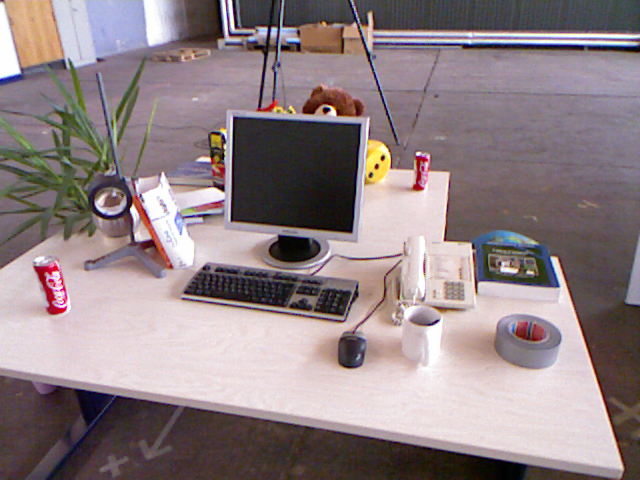
//> input picture 7_vo/a_RGB-D/5_two_rgb_Rt/rgb1.png, 640 x 480 px
$ ./findFundamentalMat   (built with g++ and OpenCV 4)
//> lines starting //> are read from the running program, lines starting //| are printed output that depends on the picture; after the words box and inside, x2 and y2 are one past the last pixel; in counts of white or black regions, pixels touching at a corner belong together
#include <iostream>
#include <vector>
#include <opencv2/core/core.hpp>
#include <opencv2/highgui/highgui.hpp>
#include <opencv2/features2d/features2d.hpp>
#include <opencv2/calib3d/calib3d.hpp>
#include <opencv2/opencv.hpp>

int main(){

    cv::Mat rgb1 = cv::imread( "../rgb1.png");
//> rgb1 is the input picture: 480 rows x 640 cols, CV_8UC3; mean B, G, R 133.1, 129.9, 144.4
    cv::Mat rgb2 = cv::imread( "../rgb2.png");
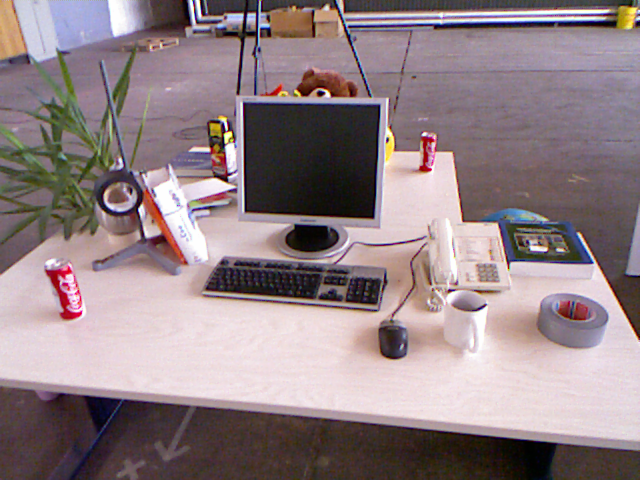
//> input picture 7_vo/a_RGB-D/5_two_rgb_Rt/rgb2.png, 640 x 480 px
//> rgb2 is the input picture: 480 rows x 640 cols, CV_8UC3; mean B, G, R 133.9, 129.9, 146.3

    cv::Ptr<cv::FeatureDetector> detector = cv::ORB::create();
    cv::Ptr<cv::DescriptorExtractor> descriptor = cv::ORB::create();

    std::vector< cv::KeyPoint > kp1, kp2;
    detector->detect( rgb1, kp1 );
//> kp1 = 500 keypoints; strongest (x, y, size): (329, 109, 31), (328, 109, 37.2), (383, 157, 31), (327, 109, 44.6)
    detector->detect( rgb2, kp2 );
//> kp2 = 500 keypoints; strongest (x, y, size): (323, 93, 31), (322, 92, 37.2), (230, 132, 31), (226, 128, 31)


    cv::Mat desp1, desp2;
    descriptor->compute( rgb1, kp1, desp1 );
    descriptor->compute( rgb2, kp2, desp2 );

    std::vector< cv::DMatch > matches;
    cv::BFMatcher matcher;
    matcher.match( desp1, desp2, matches );
//> matches = 500 matches
    std::cout<<"Find total "<<matches.size()<<" matches."<< std::endl;
//| Find total 500 matches.


    std::vector< cv::DMatch > goodMatches;
    double minDis = 9999;
    for ( size_t i=0; i<matches.size(); i++ )
    {
        if ( matches[i].distance < minDis )
            minDis = matches[i].distance;
    }
//> this loop made 500 passes
//> minDis on passes 1, 4, 15, 50, 53, 66, 120, 227, 248: 327.8, 199.8, 191.3, 183.7, 181.4, 166.1, 91.25, 73.35, 45.74
//> after the loop, minDis = 45.74

    for ( size_t i=0; i<matches.size(); i++ )
    {
        if (matches[i].distance < 10*minDis)
            goodMatches.push_back( matches[i] );
    }
//> after the loop, goodMatches = 500 matches


    std::vector< cv::Point2f > pts1, pts2;
    for (size_t i=0; i<goodMatches.size(); i++)
    {
        pts1.push_back(kp1[goodMatches[i].queryIdx].pt);
        pts2.push_back(kp2[goodMatches[i].trainIdx].pt);
    }
//> after the loop, pts1 = 500 Points (x, y), first 12: [290, 112], [220, 130], [344, 320], [37, 264], [225, 136], [56, 290], [556, 258], [303, 112], [551, 257], [330, 106], [335, 114], [414, 188]; pts2 = 500 Points (x, y), first 12: [229.8, 167.6], [221.2, 117.5], [139.7, 193.5], [49, 267], [143, 175], [226, 134.8], [142, 206], [295.2, 90.72], [577.2, 234], [253.2, 38.4], [327.6, 94.8], [420, 168]

    // 计算基础矩阵并据此绘制出前10个匹配点对应的对极线
    cv::Mat F = findFundamentalMat(pts1, pts2, cv::FM_8POINT);
//> F = [[-7.89e-08, 2.32e-06, -0.000341], [-1.05e-06, 2.72e-05, -0.00324], [0.000288, -0.00776, 1]]
    std::vector<cv::Vec<float, 3>> epilines1, epilines2;
    //计算对应点的外极线epilines是一个三元组(a,b,c)，表示点在另一视图中对应的外极线ax+by+c=0;
    computeCorrespondEpilines(pts1, 1, F, epilines1);
//> epilines1 = 500 items, first 12: [-0.2, -0.98, 418.8], [-0.68, 0.74, 635.3], [0.07, 1, -271.4], [0.07, 1, -266.3], [-0.2, 0.98, 39.05], [0.07, 1, -269.1], [0.07, 1, -264.1], [-0.2, -0.98, 415.1], [0.07, 1, -263.9], [-0.17, -0.99, 380.3], [-0.21, -0.98, 419.6], [0.04, 1, -237.3]
    computeCorrespondEpilines(pts2, 2, F, epilines2);
//> epilines2 = 500 items, first 12: [0.03, -1, 141.3], [0.04, -1, 133.9], [0.03, -1, 149], [0.01, -1, 297.1], [0.03, -1, 143.4], [0.04, -1, 135.8], [0.03, -1, 154.6], [0.04, -1, 131.1], [-0.05, -1, 629.2], [0.04, -1, 128.6], [0.04, -1, 131.1], [0.04, -1, 140.3]

    cv::RNG rng;
    for (uint i = 0; i < 10; i++){
        cv::Scalar color = cv::Scalar(rng(256), rng(256), rng(256));//随机产生颜色

        //在视图2中把关键点用圆圈画出来，然后再绘制在对应点处的外极线
        cv::circle(rgb2, pts2[i], 3, color, 2);
        line(rgb2, cv::Point(0, -epilines1[i][2] / epilines1[i][1]), cv::Point(rgb2.cols, -(epilines1[i][2] + epilines1[i][0] * rgb2.cols) / epilines1[i][1]), color);

        //绘制外极线的时候，选择两个点，一个是x=0处的点，一个是x为图片宽度处
        circle(rgb1, pts1[i], 3, color, 2);
        line(rgb1, cv::Point(0, -epilines2[i][2] / epilines2[i][1]), cv::Point(rgb1.cols, -(epilines2[i][2] + epilines2[i][0] * rgb1.cols) / epilines2[i][1]), color);

    }
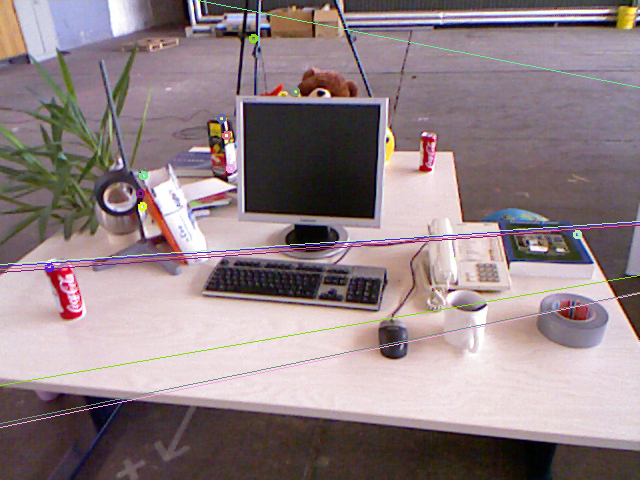
//> rgb2: 480 rows x 640 cols, CV_8UC3; 1.79% of pixels changed, all inside (x1, y1, x2, y2) = (0, 0, 640, 428)
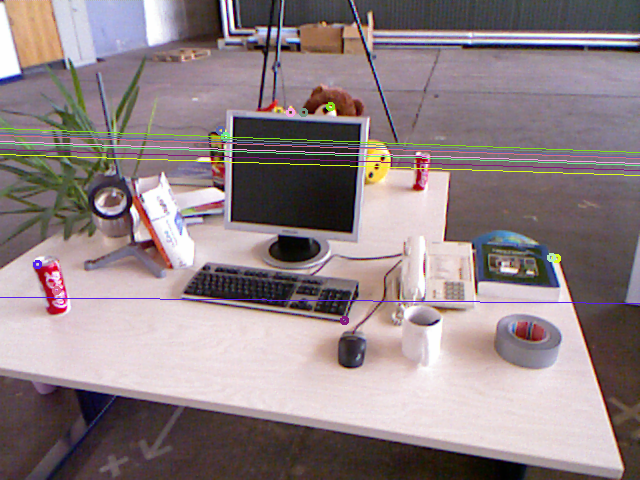
//> rgb1: 480 rows x 640 cols, CV_8UC3; 2.06% of pixels changed, all inside (x1, y1, x2, y2) = (0, 102, 640, 325)
    imshow("epiline1", rgb2);
    imshow("epiline2", rgb1);
    cv::waitKey(0);
    return 0;
}
